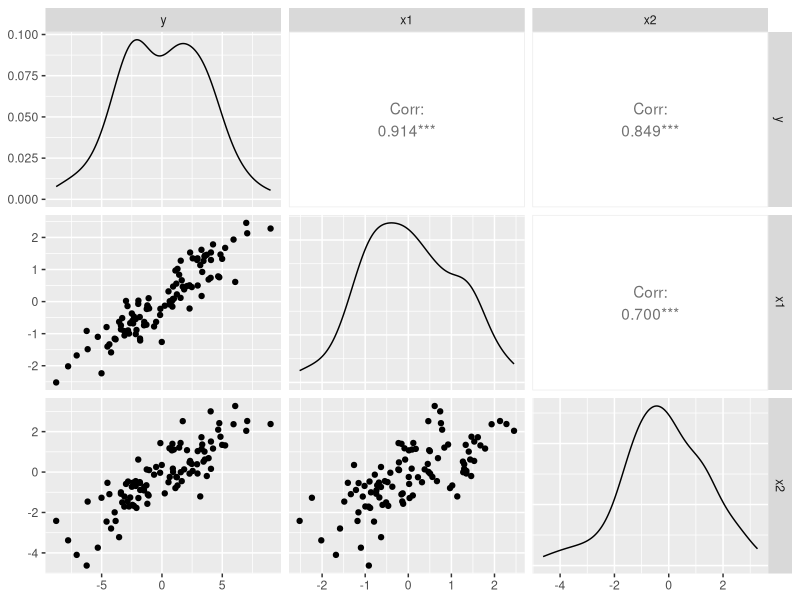

Source code (R):
# WEEK 3 DEMO - TOTAL CORRELATIONS
# aim: to show equivalence between total correlation and regression

library(GGally)

x1 <- rnorm(100)
x2 <- rnorm(100) + x1

y <- x1*2 + x2 + rnorm(100)

ggpairs(data.frame(y, x1, x2))

# METHOD1 to compute R^2
# use summary from linear model object
# result: R^2 is 0.9379
summary(lmfit <- lm(y ~ x1 + x2))

# METHOD2 to compute R^2
# use linear model to predict y, then compute correlation between
# predicted y values and the y values that were used to build the model
# result: R^2 is 0.9379432
cor(predict(lmfit), y)^2

# METHOD3 to compute R^2
# use correlation matrix for the fitted data
# result: R^2 is 0.9379432
1 - 1/solve(cor(cbind(y, x1, x2)))[1,1]


